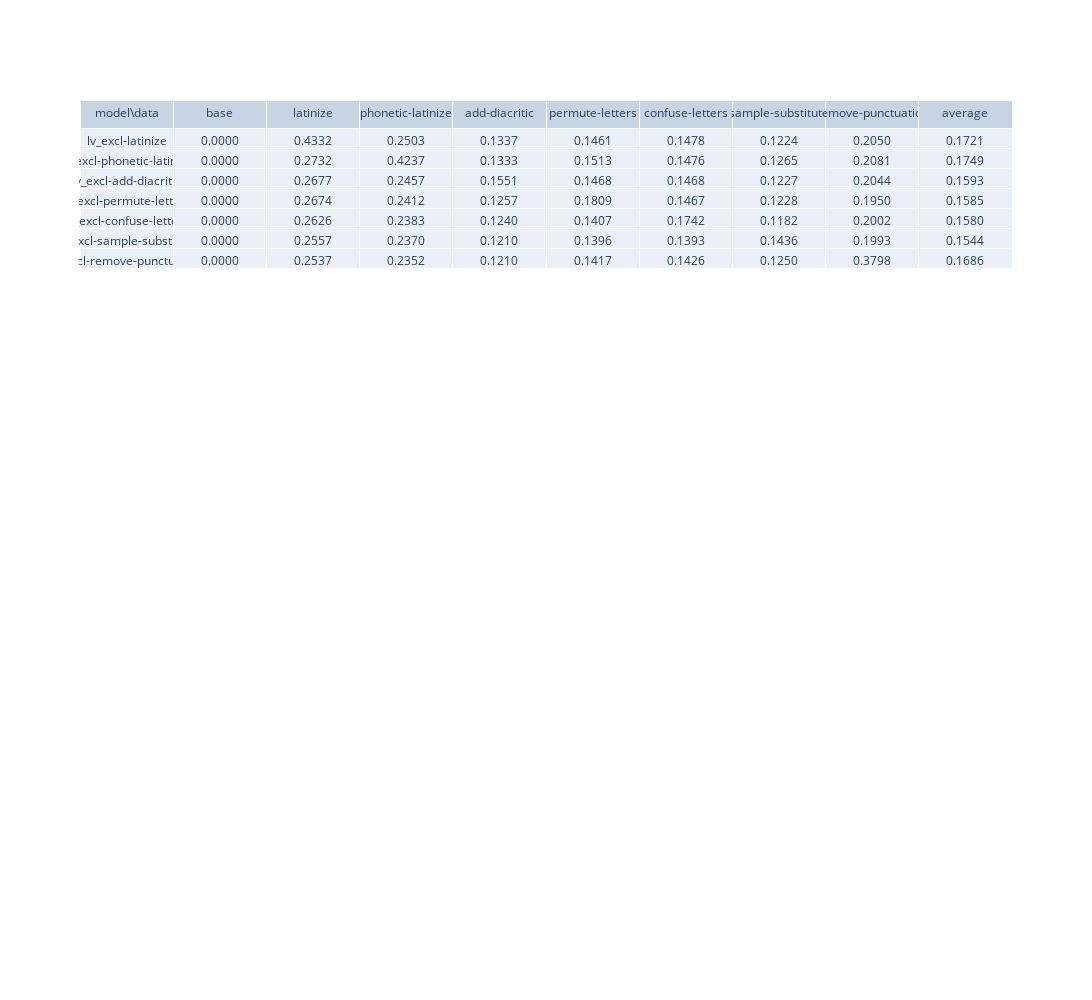

Here is the notebook cell this chart was saved with:
### Code cell
values = [list(ter_table[n].values()) for n in get_model_names('lv')]
values = transpose(values)
print(len(values))

fig = go.Figure(data = go.Table(
    header=dict(values=['model\data'] + functions + ['average']),
    cells=dict(values=[get_model_names('lv')] + values)))

fig.update_layout(
    autosize=False,
    width=2050,
    height=1000,
)
fig.show()

### Figure 1 — Plotly figure (JSON) as saved in the notebook; plotly's stock layout.template omitted (floating-point values rounded to 4 significant figures)
{"data": [{"cells": {"values": [["lv_excl-latinize", "lv_excl-phonetic-latinize", "lv_excl-add-diacritic", "lv_excl-permute-letters", "lv_excl-confuse-letters", "lv_excl-sample-substitute", "lv_excl-remove-punctuation"], ["0.0000", "0.0000", "0.0000", "0.0000", "0.0000", "0.0000", "0.0000"], ["0.4332", "0.2732", "0.2677", "0.2674", "0.2626", "0.2557", "0.2537"], ["0.2503", "0.4237", "0.2457", "0.2412", "0.2383", "0.2370", "0.2352"], ["0.1337", "0.1333", "0.1551", "0.1257", "0.1240", "0.1210", "0.1210"], ["0.1461", "0.1513", "0.1468", "0.1809", "0.1407", "0.1396", "0.1417"], ["0.1478", "0.1476", "0.1468", "0.1467", "0.1742", "0.1393", "0.1426"], ["0.1224", "0.1265", "0.1227", "0.1228", "0.1182", "0.1436", "0.1250"], ["0.2050", "0.2081", "0.2044", "0.1950", "0.2002", "0.1993", "0.3798"], ["0.1721", "0.1749", "0.1593", "0.1585", "0.1580", "0.1544", "0.1686"]]}, "header": {"values": ["model\\data", "base", "latinize", "phonetic-latinize", "add-diacritic", "permute-letters", "confuse-letters", "sample-substitute", "remove-punctuation", "average"]}, "type": "table"}], "layout": {"autosize": false, "height": 1000, "width": 2050}}
